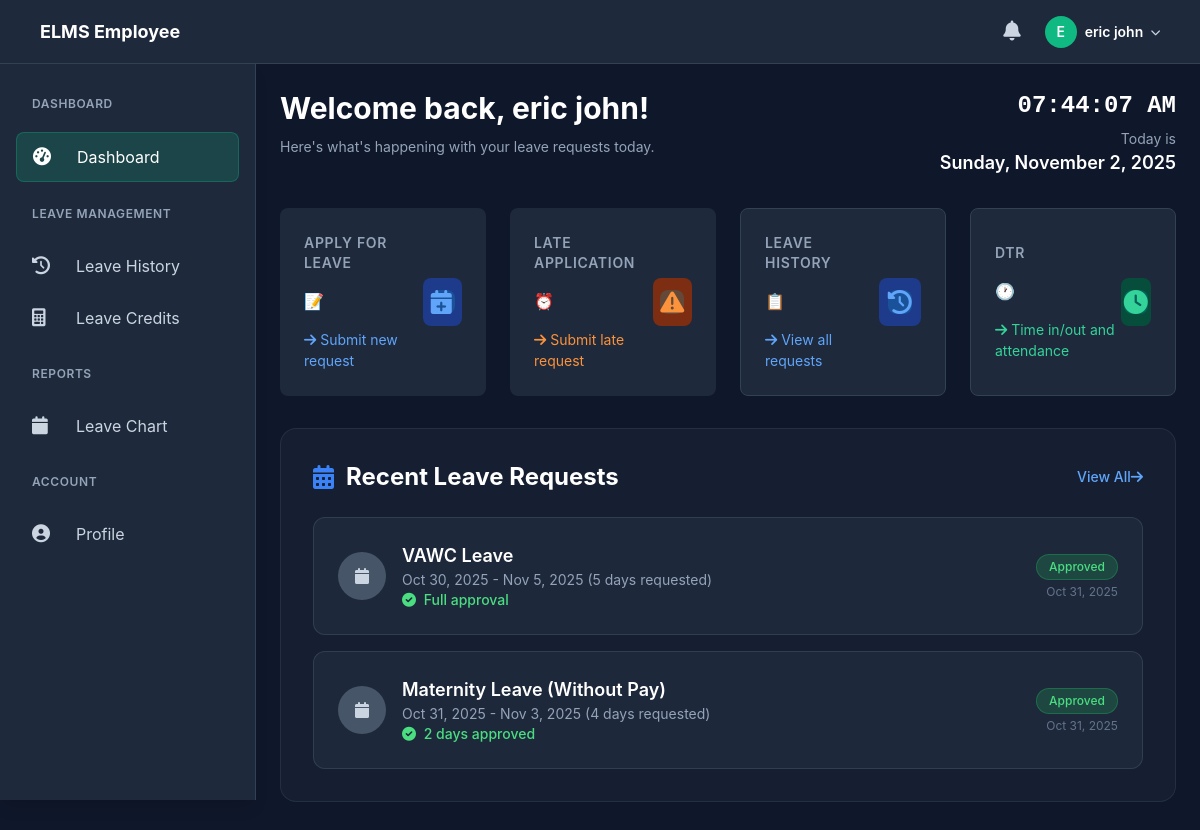
Screenshot of /app/modules/user/views/dashboard.php (signed in) with the database file from the repository.
### tables this page shows
CREATE TABLE `employees` (
  `id` int(11) NOT NULL,
  `email` varchar(255) NOT NULL,
  `email_verified` tinyint(1) DEFAULT 0,
  `verification_token` varchar(255) DEFAULT NULL,
  `verification_expires` datetime DEFAULT NULL,
  `account_status` enum('pending','active','suspended') DEFAULT 'pending',
  `contact` varchar(20) DEFAULT NULL,
  `department` varchar(100) DEFAULT NULL,
  `position` varchar(100) DEFAULT NULL,
  `password` varchar(255) NOT NULL,
  `name` varchar(255) NOT NULL,
  `role` enum('employee','manager','admin','director') DEFAULT 'employee',
  `sick_leave_balance` int(11) DEFAULT 10,
  `emergency_leave_balance` int(11) DEFAULT 0,
  `maternity_leave_balance` int(11) DEFAULT 0,
  `paternity_leave_balance` int(11) DEFAULT 0,
  `study_leave_balance` int(11) DEFAULT 0,
  `created_at` timestamp NOT NULL DEFAULT current_timestamp(),
  `vacation_leave_balance` int(11) DEFAULT 15,
  `special_leave_privilege_balance` int(11) DEFAULT 3,
  `solo_parent_leave_balance` int(11) DEFAULT 7,
  `vawc_leave_balance` int(11) DEFAULT 10,
  `rehabilitation_privilege_balance` int(11) DEFAULT 0,
  `special_women_leave_balance` int(11) DEFAULT 0,
  `special_emergency_leave_balance` int(11) DEFAULT 0,
  `adoption_leave_balance` int(11) DEFAULT 0,
  `mandatory_leave_balance` int(11) DEFAULT 0,
  `service_start_date` date DEFAULT NULL,
  `last_leave_credit_update` date DEFAULT NULL,
  `special_privilege_leave_balance` decimal(5,2) DEFAULT 3.00,
  `rehabilitation_leave_balance` decimal(5,2) DEFAULT 0.00,
  `terminal_leave_balance` int(11) DEFAULT 0,
  `gender` enum('male','female') DEFAULT 'male',
  `is_solo_parent` tinyint(1) DEFAULT 0,
  `remember_token` varchar(255) DEFAULT NULL,
  `remember_token_expires` datetime DEFAULT NULL,
  `password_reset_token` varchar(255) DEFAULT NULL,
  `password_reset_expires` datetime DEFAULT NULL,
  `cto_balance` decimal(5,2) DEFAULT 0.00,
  `bereavement_leave_balance` int(11) DEFAULT 3,
  `profile_picture` varchar(255) DEFAULT NULL
);

CREATE TABLE `leave_requests` (
  `id` int(11) NOT NULL,
  `employee_id` int(11) NOT NULL,
  `leave_type` enum('vacation','sick','special_privilege','maternity','paternity','solo_parent','vawc','rehabilitation','study','terminal','cto','without_pay') NOT NULL,
  `start_date` date NOT NULL,
  `end_date` date NOT NULL,
  `reason` text NOT NULL,
  `status` enum('pending','approved','rejected','cancelled') DEFAULT 'pending',
  `department_approval_status` enum('pending','approved','rejected') DEFAULT 'pending',
  `director_approval_status` enum('pending','approved','rejected') DEFAULT 'pending',
  `department_approved_at` datetime DEFAULT NULL,
  `dept_head_approval` enum('pending','approved','rejected') DEFAULT 'pending',
  `dept_head_approved_by` int(11) DEFAULT NULL,
  `dept_head_approved_at` datetime DEFAULT NULL,
  `director_approval` enum('pending','approved','rejected') DEFAULT 'pending',
  `director_approved_by` int(11) DEFAULT NULL,
  `director_approved_at` datetime DEFAULT NULL,
  `department_comment` text DEFAULT NULL,
  `director_comment` text DEFAULT NULL,
  `admin_approval` enum('pending','approved','rejected') DEFAULT 'pending',
  `admin_approved_by` int(11) DEFAULT NULL,
  `admin_approved_at` datetime DEFAULT NULL,
  `created_at` timestamp NOT NULL DEFAULT current_timestamp(),
  `medical_certificate_path` varchar(255) DEFAULT NULL COMMENT 'Path to uploaded medical certificate file (for sick leave)',
  `medical_condition` enum('in_hospital','out_patient') DEFAULT NULL,
  `illness_specify` varchar(255) DEFAULT NULL,
  `special_women_condition` text DEFAULT NULL,
  `location_type` enum('within_philippines','outside_philippines') DEFAULT NULL,
  `location_specify` varchar(255) DEFAULT NULL,
  `study_type` enum('masters_degree','bar_board') DEFAULT NULL,
  `monetization_details` text DEFAULT NULL,
  `terminal_leave_details` text DEFAULT NULL,
  `is_late` tinyint(1) DEFAULT 0,
  `late_justification` text DEFAULT NULL,
  `days_requested` int(11) DEFAULT 0,
  `approved_days` int(11) DEFAULT NULL,
  `pay_status` enum('with_pay','without_pay') DEFAULT NULL,
  `approved_by` int(11) DEFAULT NULL,
  `approved_at` datetime DEFAULT NULL,
  `rejection_reason` text DEFAULT NULL,
  `dept_head_rejection_reason` text DEFAULT NULL,
  `director_rejection_reason` text DEFAULT NULL,
  `final_approval_status` enum('pending','approved','rejected') DEFAULT 'pending',
  `approved_days_with_pay` int(11) DEFAULT NULL,
  `approved_days_without_pay` int(11) DEFAULT NULL,
  `director_approval_notes` text DEFAULT NULL,
  `admin_approval_notes` text DEFAULT NULL,
  `printed_at` datetime DEFAULT NULL,
  `printed_by` int(11) DEFAULT NULL,
  `rejected_at` datetime DEFAULT NULL,
  `rejected_by` int(11) DEFAULT NULL,
  `original_leave_type` varchar(50) DEFAULT NULL COMMENT 'Stores the original leave type when converted to without_pay due to insufficient credits'
);

### app/modules/user/views/dashboard.php (the view, shortened to what the rows shown need)
<?php
require_once '../../../../config/database.php';
require_once '../../../../config/leave_types.php';
require_once '../../../../app/core/services/EnhancedLeaveAlertService.php';
$leaveTypes = getLeaveTypes();
$alertService = new EnhancedLeaveAlertService($pdo);
require_once '../../../../app/core/services/auto_email_processor.php';
$stmt = $pdo->prepare("SELECT * FROM employees WHERE id = ?");
$stmt->execute([$_SESSION['user_id']]);
try {
    $alerts = $alertService->getUrgentAlerts(50);
} catch (Exception $e) {
    error_log("Error fetching user alerts: " . $e->getMessage());
}
$stmt = $pdo->prepare("
    SELECT
        lr.*,
        CASE
            WHEN lr.approved_days IS NOT NULL AND lr.approved_days > 0
            THEN lr.approved_days
            ELSE lr.days_requested
        END as actual_days_approved
    FROM leave_requests lr
    WHERE lr.employee_id = ?
    ORDER BY lr.created_at DESC
");
$stmt->execute([$_SESSION['user_id']]);
$leave_requests = $stmt->fetchAll();
include '../../../../includes/user_header.php';
?>
<link href='../../../../assets/libs/fullcalendar/css/main.min.css' rel='stylesheet' />
<div class="max-w-7xl mx-auto">
<div style="margin-bottom: 2rem;">
    <div style="display: flex; align-items: flex-start; justify-content: space-between;">
        <div>
            <h1 class="elms-h1" style="margin-bottom: 0.5rem;">Welcome back, <?php echo htmlspecialchars($employee['name']); ?>!</h1>
            <p class="elms-text-muted">Here's what's happening with your leave requests today.</p>
        </div>
    </div>
</div>
                <div class="bg-slate-800/50 backdrop-blur-sm rounded-2xl border border-slate-700/50 p-8 mb-8">
                    <div class="flex items-center justify-between mb-6">
                        <h2 class="text-2xl font-bold text-white flex items-center">
                            <i class="fas fa-calendar-alt text-blue-500 mr-3"></i>
                            Recent Leave Requests
                        </h2>
                    </div>
                    <?php if (empty($leave_requests)): ?>
                        <div class="text-center py-8">
                            <i class="fas fa-calendar-times text-4xl text-slate-500 mb-4"></i>
                            <p class="text-slate-400 text-lg">No leave requests yet</p>
                            <p class="text-slate-500 text-sm">Click "Apply for Leave" to submit your first request</p>
                        </div>
                    <?php else: ?>
                        <div class="space-y-4">
                            <?php foreach (array_slice($leave_requests, 0, 5) as $request): ?>
                                <div class="bg-slate-700/30 rounded-xl p-6 border border-slate-600/50">
                                    <div class="flex items-center justify-between">
                                        <div class="flex items-center space-x-4">
                                            <div class="w-12 h-12 bg-slate-600 rounded-full flex items-center justify-center">
                                                <i class="fas fa-calendar text-slate-300"></i>
                                            </div>
                                            <div>
                                                <h3 class="text-lg font-semibold text-white">
                                                    <?php
                                                    echo getLeaveTypeDisplayName($request['leave_type'], $request['original_leave_type'] ?? null, $leaveTypes);
                                                    ?>
                                                </h3>
                                                <p class="text-slate-400 text-sm">
                                                    <?php echo date('M j, Y', strtotime($request['start_date'])); ?> -
                                                    <?php
                                                    if ($request['status'] === 'approved' && $request['actual_days_approved'] > 0) {
                                                        $start = new DateTime($request['start_date']);
                                                        $daysToCount = $request['actual_days_approved'];
                                                        $weekdaysCounted = 0;
                                                        $current = clone $start;
                                                        $dayOfWeek = (int)$current->format('N');
                                                        if ($dayOfWeek >= 1 && $dayOfWeek <= 5) {
                                                            $weekdaysCounted++;
                                                        }
                                                        while ($weekdaysCounted < $daysToCount) {
                                                            $current->modify('+1 day');
                                                            $dayOfWeek = (int)$current->format('N');
                                                            if ($dayOfWeek >= 1 && $dayOfWeek <= 5) {
                                                                $weekdaysCounted++;
                                                            }
                                                        }
                                                        echo date('M j, Y', $current->getTimestamp());
                                                    } else {
                                                        echo date('M j, Y', strtotime($request['end_date']));
                                                    }
                                                    ?>
                                                    (<?php echo $request['days_requested']; ?> days requested)
                                                </p>
                                                <?php if ($request['status'] === 'approved' && $request['actual_days_approved'] != $request['days_requested']): ?>
                                                <p class="text-green-400 text-sm font-medium">
                                                    <i class="fas fa-check-circle mr-1"></i>
                                                    <?php echo $request['actual_days_approved']; ?> days approved
                                                </p>
                                                <?php elseif ($request['status'] === 'approved'): ?>
                                                <p class="text-green-400 text-sm font-medium">
                                                    <i class="fas fa-check-circle mr-1"></i>
                                                    Full approval
                                                </p>
                                                <?php endif; ?>
                                            </div>
                                        </div>
                                        <div class="text-right">
                                            <span class="inline-flex items-center px-3 py-1 rounded-full text-xs font-medium
                                                <?php
                                                switch($request['status']) {
                                                    case 'approved':
                                                        echo 'bg-green-500/20 text-green-400 border border-green-500/30';
                                                        break;
                                                }
                                                ?>">
                                                <?php echo ucfirst($request['status']); ?>
                                            </span>
                                            <p class="text-slate-500 text-xs mt-1">
                                                <?php echo date('M j, Y', strtotime($request['created_at'])); ?>
                                            </p>
                                        </div>
                                    </div>
                                </div>
                            <?php endforeach; ?>
                        </div>
                    <?php endif; ?>
                </div>
</div>
<?php include '../../../../includes/user_footer.php'; ?>

### includes/user_header.php (shortened to what the rows shown need)
<!DOCTYPE html>
<html lang="en">
<head>
    <link rel="stylesheet" href="../../../../assets/css/tailwind.css">
    <link rel="stylesheet" href="../../../../assets/libs/fontawesome/css/all.min.css">
    <link rel="stylesheet" href="../../../../assets/css/elms-dark-theme.css">
</head>
<body style="background-color: #0f172a; margin: 0;">
    <nav class="elms-navbar">
        <div class="elms-navbar-content">
            <div style="display: flex; align-items: center; gap: 1rem; margin-left: auto;">
                <div style="position: relative;">
                    <button onclick="toggleUserDropdown()" style="display: flex; align-items: center; gap: 0.5rem; background: none; border: none; cursor: pointer; padding: 0;">
                        <?php if (!empty($employee['profile_picture'])): ?>
                            <img src="../../../../uploads/profile_pictures/<?php echo htmlspecialchars($employee['profile_picture']); ?>"
                                 alt="Profile"
                                 style="width: 32px; height: 32px; border-radius: 50%; object-fit: cover; border: 2px solid #10b981;">
                        <?php else: ?>
                            <div style="width: 32px; height: 32px; background: #10b981; border-radius: 50%; display: flex; align-items: center; justify-content: center; color: white; font-weight: 600; font-size: 0.875rem;">
                                <?php echo strtoupper(substr($employee['name'], 0, 1)); ?>
                            </div>
                        <?php endif; ?>
                        <div style="text-align: left;">
                            <div style="color: white; font-weight: 600; font-size: 0.875rem;">
                                <?php echo htmlspecialchars($employee['name']); ?>
                            </div>
                        </div>
                        <i class="fas fa-chevron-down" style="color: #cbd5e1; font-size: 0.625rem;"></i>
                    </button>
                </div>
            </div>
        </div>
    </nav>
    <main class="elms-main">

### rows the page displays
employees: name "E", name "eric john"
leave_requests: leave_type+original_leave_type "VAWC Leave", start_date "Oct 30, 2025", start_date "Nov 5, 2025", days_requested "5", shows "Full approval", status "Approved", created_at "Oct 31, 2025"
leave_requests: leave_type+original_leave_type "Maternity Leave (Without Pay)", start_date "Oct 31, 2025", start_date "Nov 3, 2025", days_requested "4", actual_days_approved "2", status "Approved", created_at "Oct 31, 2025"
